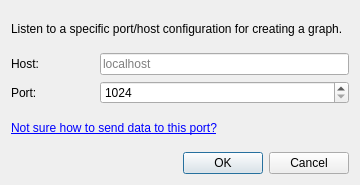
<?xml version="1.0" encoding="UTF-8"?>
<ui version="4.0">
 <class>Dialog</class>
 <widget class="QDialog" name="Dialog">
  <property name="geometry">
   <rect>
    <x>0</x>
    <y>0</y>
    <width>360</width>
    <height>185</height>
   </rect>
  </property>
  <property name="windowTitle">
   <string>File Listener</string>
  </property>
  <layout class="QGridLayout" name="gridLayout" columnstretch="1,3">
   <item row="2" column="0">
    <widget class="QLabel" name="label_3">
     <property name="text">
      <string>Port:</string>
     </property>
     <property name="alignment">
      <set>Qt::AlignLeading|Qt::AlignLeft|Qt::AlignVCenter</set>
     </property>
    </widget>
   </item>
   <item row="0" column="0" colspan="2">
    <widget class="QLabel" name="label">
     <property name="text">
      <string>Listen to a specific port/host configuration for creating a graph.</string>
     </property>
     <property name="wordWrap">
      <bool>true</bool>
     </property>
    </widget>
   </item>
   <item row="4" column="0" colspan="2">
    <widget class="QDialogButtonBox" name="buttonBox">
     <property name="orientation">
      <enum>Qt::Horizontal</enum>
     </property>
     <property name="standardButtons">
      <set>QDialogButtonBox::Cancel|QDialogButtonBox::Ok</set>
     </property>
    </widget>
   </item>
   <item row="1" column="1">
    <widget class="QLineEdit" name="lineEdit">
     <property name="placeholderText">
      <string>localhost</string>
     </property>
    </widget>
   </item>
   <item row="1" column="0">
    <widget class="QLabel" name="label_2">
     <property name="text">
      <string>Host:</string>
     </property>
     <property name="alignment">
      <set>Qt::AlignLeading|Qt::AlignLeft|Qt::AlignVCenter</set>
     </property>
    </widget>
   </item>
   <item row="2" column="1">
    <widget class="QSpinBox" name="spinBox">
     <property name="minimum">
      <number>1024</number>
     </property>
     <property name="maximum">
      <number>65536</number>
     </property>
    </widget>
   </item>
   <item row="3" column="0" colspan="2">
    <widget class="QLabel" name="label_4">
     <property name="text">
      <string>&lt;html&gt;&lt;head/&gt;&lt;body&gt;&lt;p&gt;&lt;a href=&quot;#wiki&quot;&gt;&lt;span style=&quot; text-decoration: underline; color:#0000ff;&quot;&gt;Not sure how to send data to this port?&lt;/span&gt;&lt;/a&gt;&lt;/p&gt;&lt;/body&gt;&lt;/html&gt;</string>
     </property>
     <property name="textFormat">
      <enum>Qt::RichText</enum>
     </property>
     <property name="openExternalLinks">
      <bool>true</bool>
     </property>
    </widget>
   </item>
  </layout>
 </widget>
 <resources/>
 <connections>
  <connection>
   <sender>buttonBox</sender>
   <signal>accepted()</signal>
   <receiver>Dialog</receiver>
   <slot>accept()</slot>
   <hints>
    <hint type="sourcelabel">
     <x>248</x>
     <y>254</y>
    </hint>
    <hint type="destinationlabel">
     <x>157</x>
     <y>274</y>
    </hint>
   </hints>
  </connection>
  <connection>
   <sender>buttonBox</sender>
   <signal>rejected()</signal>
   <receiver>Dialog</receiver>
   <slot>reject()</slot>
   <hints>
    <hint type="sourcelabel">
     <x>316</x>
     <y>260</y>
    </hint>
    <hint type="destinationlabel">
     <x>286</x>
     <y>274</y>
    </hint>
   </hints>
  </connection>
 </connections>
</ui>
